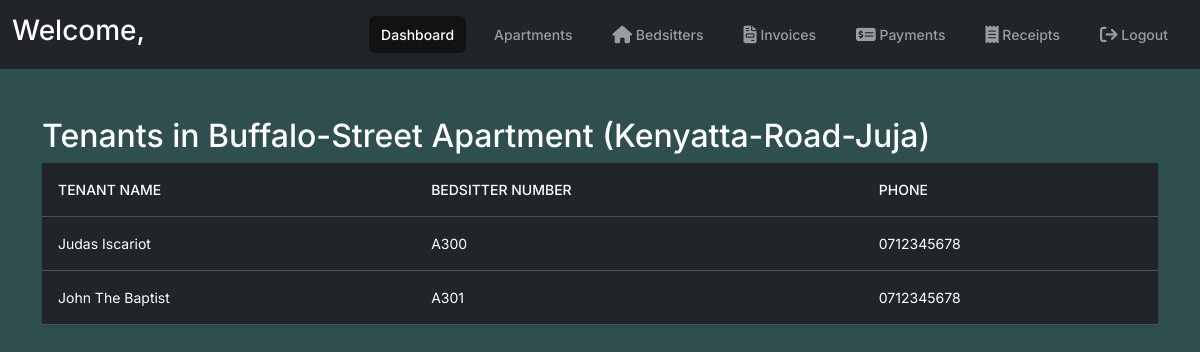
Before: /tenantprofiles/apartment/3/ with the older database file.
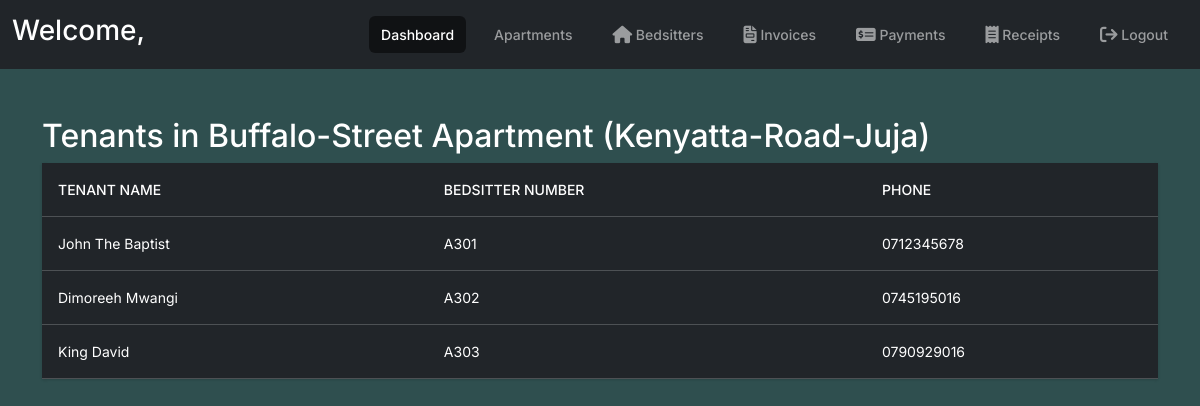
After: the same page with the newer database file.
### portal/models.py (models this page shows, shortened)
class TenantProfile(models.Model):
    user = models.OneToOneField(User, on_delete=models.CASCADE)
    bedsitter = models.OneToOneField(Bedsitter, on_delete=models.SET_NULL, null=True, blank=True)
    phone = models.CharField(max_length=255)
    apartment = models.OneToOneField(Apartment, on_delete=models.CASCADE, null=True, blank=True)
    class Meta:
        verbose_name = "Tenant Profile"
        verbose_name_plural = "Tenant Profiles"

class Bedsitter(models.Model):
    apartment = models.ForeignKey(Apartment, related_name='bedsitters', on_delete=models.CASCADE)
    number = models.CharField(max_length=255, unique=True)
    class Meta:
        verbose_name_plural = "Bedsitters"

### portal/views.py (the view)
# urls.py: path('tenantprofiles/apartment/<int:apartment_id>/', views.tenantprofiles_by_apartment, name='tenantprofiles_by_apartment'),
def tenantprofiles_by_apartment(request, apartment_id):
    apartment = get_object_or_404(Apartment, id=apartment_id)
    tenants = TenantProfile.objects.filter(bedsitter__apartment=apartment).select_related('user', 'bedsitter')
    return render(request, 'portal/tenantprofiles_by_apartment.html', {'apartment': apartment, 'tenants': tenants})

### portal/templates/portal/tenantprofiles_by_apartment.html
{% extends "portal/base.html" %}
{% block content %}
<h2>Tenants in {{ apartment.name }} ({{ apartment.address }})</h2>
<table class="table table-dark table-hover">
    <thead>
        <tr>
            <th>Tenant Name</th>
            <th>Bedsitter Number</th>
            <th>Phone</th>
        </tr>
    </thead>
    <tbody>
    {% for tenant in tenants %}
        <tr>
            <td>{{ tenant.user.get_full_name|default:tenant.user.username }}</td>
            <td>{{ tenant.bedsitter.number }}</td>
            <td>{{ tenant.phone }}</td>
        </tr>
    {% endfor %}
    </tbody>
</table>
{% endblock %}

Changed rows visible on the page:
removed TenantProfile: user.get_full_name "Judas Iscariot", bedsitter.number "A300", phone "0712345678"
added TenantProfile: user.get_full_name "Dimoreeh Mwangi", bedsitter.number "A302", phone "0745195016"
added TenantProfile: user.get_full_name "King David", bedsitter.number "A303", phone "0790929016"
